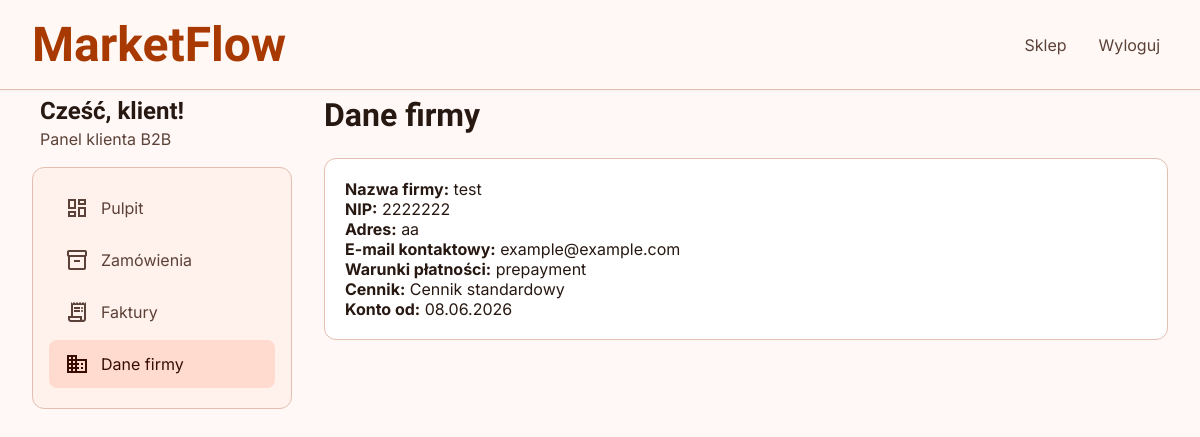
/ZZZ/panel/account.php (signed in), run on the app's committed database.
### tables this page shows
CREATE TABLE `users` (
  `id` bigint(20) NOT NULL,
  `customer_id` bigint(20) DEFAULT NULL,
  `username` varchar(128) NOT NULL,
  `password_hash` varchar(255) NOT NULL,
  `email` varchar(128) NOT NULL,
  `role_id` smallint(6) NOT NULL,
  `is_active` tinyint(1) NOT NULL DEFAULT 1,
  `created_at` timestamp NOT NULL DEFAULT current_timestamp()
);

CREATE TABLE `customers` (
  `id` bigint(20) NOT NULL,
  `company_name` varchar(255) NOT NULL,
  `vat_number` varchar(32) DEFAULT NULL,
  `address` varchar(255) DEFAULT NULL,
  `contact_email` varchar(128) DEFAULT NULL,
  `billing_terms` varchar(64) NOT NULL DEFAULT 'prepayment',
  `price_list_id` bigint(20) DEFAULT NULL,
  `created_at` timestamp NOT NULL DEFAULT current_timestamp()
);

CREATE TABLE `price_lists` (
  `id` bigint(20) NOT NULL,
  `name` varchar(128) NOT NULL,
  `currency` varchar(8) NOT NULL DEFAULT 'PLN',
  `created_at` timestamp NOT NULL DEFAULT current_timestamp()
);

### ZZZ/config/database.php (called while the page is built, shortened)
<?php
function loadEnv(string $path): array
{
    $env = [];
    if (!is_readable($path)) {
        return $env;
    }
    return $env;
}
function db(): PDO
{
    static $pdo = null;
    if ($pdo instanceof PDO) {
        return $pdo;
    }
    $root = dirname(__DIR__);
    $env = loadEnv($root . '/.env');
    if ($env === []) {
        $env = loadEnv($root . '/.env.example');
    }
    $host = $env['DB_HOST'] ?? '127.0.0.1';
    $port = $env['DB_PORT'] ?? '3306';
    $name = $env['DB_NAME'] ?? 'warehouse';
    $user = $env['DB_USER'] ?? 'root';
    $pass = $env['DB_PASS'] ?? '';
    $dsn = sprintf('mysql:host=%s;port=%s;dbname=%s;charset=utf8mb4', $host, $port, $name);
    $pdo = new PDO($dsn, $user, $pass, [
        PDO::ATTR_ERRMODE => PDO::ERRMODE_EXCEPTION,
        PDO::ATTR_DEFAULT_FETCH_MODE => PDO::FETCH_ASSOC,
        PDO::ATTR_EMULATE_PREPARES => false,
    ]);
    return $pdo;
}

### ZZZ/includes/helpers.php (called while the page is built, shortened)
<?php
function e(?string $value): string
{
    return htmlspecialchars((string) $value, ENT_QUOTES, 'UTF-8');
}
function appConfig(string $key, mixed $default = null): mixed
{
    static $env = null;
    if ($env === null) {
        $root = dirname(__DIR__);
        $env = loadEnv($root . '/.env');
        if ($env === []) {
            $env = loadEnv($root . '/.env.example');
        }
    }
    return $env[$key] ?? $default;
}
    return 'ORD-' . strtoupper(bin2hex(random_bytes(4)));

### ZZZ/includes/bootstrap.php (called while the page is built, shortened)
<?php
require_once dirname(__DIR__) . '/config/database.php';
require_once __DIR__ . '/helpers.php';
require_once __DIR__ . '/repositories/CustomerRepository.php';
require_once __DIR__ . '/repositories/UserRepository.php';
require_once __DIR__ . '/auth.php';
function appUrl(string $path = ''): string
{
    $base = rtrim((string) appConfig('APP_URL', ''), '/');
    return $base . $path;
}

### ZZZ/includes/auth.php (called while the page is built, shortened)
<?php
function currentUser(): ?array
{
    static $user = null;
    if ($user !== null) {
        return $user;
    }
    $repo = new UserRepository(db());
    $user = $repo->findById((int) $_SESSION['user_id']);
    return $user ?: null;
}
function isLoggedIn(): bool
{
    return currentUser() !== null;
}
function userRole(): ?string
{
    $user = currentUser();
    return $user['role_name'] ?? null;
}
function requireLogin(string $redirectTo = '/public/login.php'): void
{
    if (!isLoggedIn()) {
        $base = rtrim((string) appConfig('APP_URL', ''), '/');
        redirect($base . $redirectTo);
    }
}
function requireRole(string $role): void
{
    requireLogin();
}
function customerId(): ?int
{
    $user = currentUser();
    return (int) $user['customer_id'];
}

### ZZZ/includes/repositories/UserRepository.php (called while the page is built, shortened)
<?php
class UserRepository
{
    public function findById(int $id): ?array
    {
        $stmt = $this->pdo->prepare('SELECT u.*, r.name AS role_name FROM users u
            JOIN roles r ON r.id = u.role_id WHERE u.id = ?');
        $stmt->execute([$id]);
        $row = $stmt->fetch();
        return $row ?: null;
    }
}

### ZZZ/includes/repositories/CustomerRepository.php (called while the page is built, shortened)
<?php
class CustomerRepository
{
    public function findById(int $id): ?array
    {
        $stmt = $this->pdo->prepare('SELECT c.*, pl.name AS price_list_name FROM customers c
            LEFT JOIN price_lists pl ON pl.id = c.price_list_id WHERE c.id = ?');
        $stmt->execute([$id]);
        $row = $stmt->fetch();
        return $row ?: null;
    }
}

### ZZZ/panel/account.php (the view)
<?php
require_once dirname(__DIR__) . '/includes/bootstrap.php';
requireRole('customer');
require_once dirname(__DIR__) . '/includes/layout/panel_layout.php';
$customerId = customerId();
$customerRepo = new CustomerRepository($pdo);
$customer = $customerRepo->findById($customerId);
panelHeader('Dane firmy', 'account');
?>
<h1 class="font-headline-lg" style="margin-bottom:24px;">Dane firmy</h1>
<div class="order-card-panel">
    <p><strong>Nazwa firmy:</strong> <?= e($customer['company_name']) ?></p>
    <p><strong>NIP:</strong> <?= e($customer['vat_number'] ?? '—') ?></p>
    <p><strong>Adres:</strong> <?= e($customer['address'] ?? '—') ?></p>
    <p><strong>E-mail kontaktowy:</strong> <?= e($customer['contact_email'] ?? '—') ?></p>
    <p><strong>Warunki płatności:</strong> <?= e($customer['billing_terms']) ?></p>
    <p><strong>Cennik:</strong> <?= e($customer['price_list_name'] ?? 'Domyślny') ?></p>
    <p><strong>Konto od:</strong> <?= e(date('d.m.Y', strtotime($customer['created_at']))) ?></p>
</div>
<?php panelFooter(); ?>

### ZZZ/includes/layout/panel_layout.php (shortened to what this page needs)
<?php
function panelHeader(string $title, string $active = ''): void
{
    $user = currentUser();
    ?>
<!DOCTYPE html>
<html lang="pl">
<head>
    <link rel="stylesheet" href="<?= e(appUrl('/public/assets/css/style.css')) ?>">
</head>
<body>
<nav class="navbar">
    <div class="navbar-container">
        <a href="<?= e(appUrl('/public/index.php')) ?>" class="navbar-logo">MarketFlow</a>
        <div class="navbar-actions">
            <a href="<?= e(appUrl('/public/index.php')) ?>">Sklep</a>
            <a href="<?= e(appUrl('/panel/logout.php')) ?>">Wyloguj</a>
        </div>
    </div>
</nav>
<div class="panel-wrap">
    <aside class="panel-sidebar">
        <div style="margin-bottom:16px;padding:0 8px;">
            <h2 class="font-headline-md">Cześć, <?= e($user['username'] ?? 'Klient') ?>!</h2>
            <p class="font-body-md" style="color:var(--on-surface-variant);">Panel klienta B2B</p>
        </div>
        <nav>
            <a href="<?= e(appUrl('/panel/')) ?>" class="<?= $active === 'dashboard' ? 'active' : '' ?>"><span class="material-symbols-outlined">dashboard</span> Pulpit</a>
            <a href="<?= e(appUrl('/panel/orders.php')) ?>" class="<?= $active === 'orders' ? 'active' : '' ?>"><span class="material-symbols-outlined">inventory_2</span> Zamówienia</a>
            <a href="<?= e(appUrl('/panel/invoices.php')) ?>" class="<?= $active === 'invoices' ? 'active' : '' ?>"><span class="material-symbols-outlined">receipt_long</span> Faktury</a>
            <a href="<?= e(appUrl('/panel/account.php')) ?>" class="<?= $active === 'account' ? 'active' : '' ?>"><span class="material-symbols-outlined">business</span> Dane firmy</a>
        </nav>
    </aside>
    <main class="panel-content">
    <?php
}
function panelFooter(): void
{
    ?>
    </main>
</div>
</body>
</html>
    <?php
}

### ZZZ/public/assets/css/style.css (style rules this page uses)
:root { --surface: #fff8f6; --on-surface: #271812; --surface-variant: #fadcd2; --on-surface-variant: #5b4137; --surface-container: #ffe9e3; --surface-container-low: #fff1ec; --surface-container-high: #ffe2d9; --surface-container-lowest: #ffffff; --surface-container-highest: #fadcd2; --surface-bright: #fff8f6; --surface-dim: #f1d4ca; --primary: #a83900; --on-primary: #ffffff; --primary-container: #ff5a00; --on-primary-container: #511700; --primary-fixed: #ffdbcf; --on-primary-fixed: #380d00; --primary-fixed-dim: #ffb59a; --on-primary-fixed-variant: #802900; --inverse-primary: #ffb59a; --secondary: #0050d7; --on-secondary: #ffffff; --secondary-container: #2569fe; --on-secondary-container: #fefcff; --secondary-fixed: #dbe1ff; --secondary-fixed-dim: #b4c5ff; --on-secondary-fixed: #00174c; --on-secondary-fixed-variant: #003da9; --tertiary: #0061a6; --on-tertiary: #ffffff; --tertiary-container: #0095fc; --on-tertiary-container: #002c50; --tertiary-fixed: #d2e4ff; --tertiary-fixed-dim: #a0c9ff; --on-tertiary-fixed: #001c37; --on-tertiary-fixed-variant: #00497f; --error: #ba1a1a; --on-error: #ffffff; --error-container: #ffdad6; --on-error-container: #93000a; --background: #fff8f6; --on-background: #271812; --outline: #907065; --outline-variant: #e4beb1; --inverse-surface: #3e2c26; --inverse-on-surface: #ffede7; --surface-tint: #a83900; --font-display-lg: 48px; --font-headline-lg: 32px; --font-headline-md: 24px; --font-headline-lg-mobile: 24px; --font-body-lg: 18px; --font-body-md: 16px; --font-label-md: 14px; --font-label-sm: 12px; --font-price-display: 20px; --spacing-xs: 4px; --spacing-sm: 8px; --spacing-base: 4px; --spacing-md: 16px; --spacing-lg: 24px; --spacing-xl: 32px; --spacing-2xl: 48px; --spacing-gutter: 16px; --spacing-margin-mobile: 16px; --spacing-margin-desktop: 32px; }
* { margin: 0; padding: 0; box-sizing: border-box; }
html, body { background-color: var(--surface); color: var(--on-surface); font-family: 'Inter', sans-serif; -webkit-font-smoothing: antialiased; -moz-osx-font-smoothing: grayscale; }
.font-headline-lg { font-family: 'Hanken Grotesk', sans-serif; font-size: 32px; font-weight: 700; line-height: 1.2; }
.font-headline-md { font-family: 'Hanken Grotesk', sans-serif; font-size: 24px; font-weight: 600; line-height: 1.3; }
.font-body-md { font-family: 'Inter', sans-serif; font-size: 16px; font-weight: 400; line-height: 1.5; }
.material-symbols-outlined { font-family: 'Material Symbols Outlined'; font-weight: 400; font-style: normal; font-size: 24px; display: inline-flex; align-items: center; justify-content: center; text-transform: none; letter-spacing: normal; word-wrap: normal; white-space: nowrap; direction: ltr; }
nav.navbar { position: fixed; top: 0; left: 0; right: 0; z-index: 50; background-color: rgba(255, 248, 246, 0.8); backdrop-filter: blur(8px); border-bottom: 1px solid var(--outline-variant); box-shadow: 0 1px 2px rgba(0, 0, 0, 0.05); padding: var(--spacing-md) var(--spacing-margin-desktop); }
.navbar-container { display: flex; align-items: center; justify-content: space-between; max-width: 1280px; margin: 0 auto; }
.navbar-logo { font-size: var(--font-display-lg); font-weight: 800; color: var(--primary); font-family: 'Hanken Grotesk', sans-serif; text-decoration: none; }
.navbar-actions { flex: 1; display: flex; align-items: center; justify-content: flex-end; gap: var(--spacing-md); }
.navbar-actions button, .navbar-actions a { background: none; border: none; cursor: pointer; padding: 8px; border-radius: 50%; color: var(--on-surface-variant); transition: background-color 0.3s ease, color 0.3s ease; text-decoration: none; }
main { padding-top: 0; }

### ZZZ/includes/layout/panel_layout.php (style rules this page uses)
.panel-wrap { display:flex; gap:32px; max-width:1280px; margin:96px auto 48px; padding:0 32px; min-height:70vh; }
.panel-sidebar { width:260px; flex-shrink:0; }
.panel-sidebar nav { background:var(--surface-container-low); border-radius:12px; padding:16px; border:1px solid var(--outline-variant); }
.panel-sidebar a { display:flex; align-items:center; gap:12px; padding:12px 16px; border-radius:8px; color:var(--on-surface-variant); text-decoration:none; margin-bottom:4px; }
.panel-sidebar a.active, .panel-sidebar a:hover { background:var(--primary-fixed); color:var(--on-primary-fixed); }
.panel-content { flex:1; }
.order-card-panel { background:white; border:1px solid var(--outline-variant); border-radius:12px; padding:20px; margin-bottom:16px; }

### data on the page
users: username "klient"
customers: company_name "test", vat_number "2222222", address "aa", contact_email "example@example.com", billing_terms "prepayment", price_list.name "Cennik standardowy", created_at "08.06.2026"
